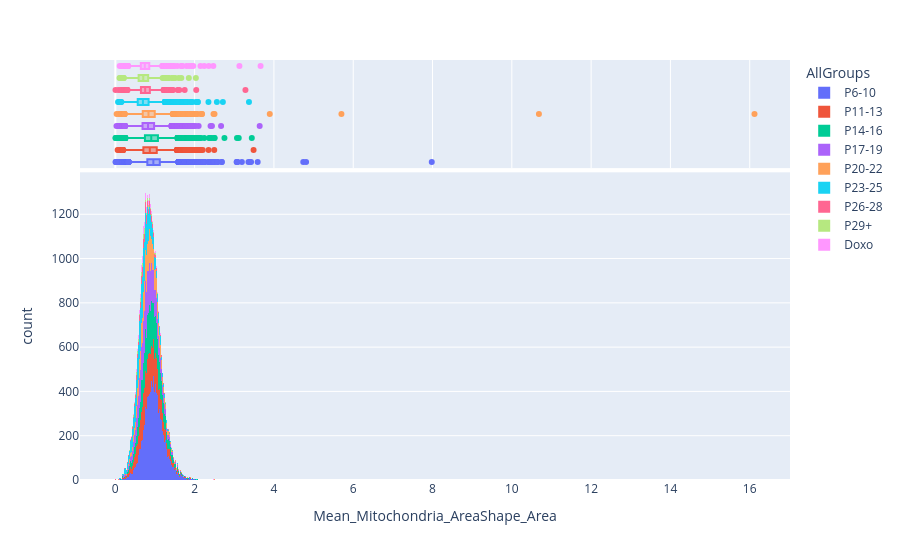

Notebook code for this chart:
### Markdown cell above
## Most interesting features so far
- Intensity_MassDisplacment_MitoTracker - increase
- Median Mitochondria Location CenterMass Intensity X
  - decrease,splits into bimodal
  - similar for y
  - AreaShape_Center_X and Center_Y also have similar pattern
  - And Location_Center
- Median mitochondria loaction max intensity
  - Same as CenterMass
- Mean Mitochondria Solidity - increase to p29
- Children Mitochondria Count - gradual increase
  - But scales with size - Density is not sig (slight increase)
  - Total mito area increases; complements this
- Mean Mito Centroid distance - increased (more peripheral)
  - But median is much more vairable between batches
- Mean Mito Trunks - decreased
- Median mito area per cell area - increased
### Lysosomes
- Total area also goes up
- rep3 looks like an outlier here
- Also has the location_ maxintensity change and go bimodal
- bimodal-looking intensity
### Nuclei
- Nuc area increases; scales with cell size increases
- solidity, extent down
- Nuc area ratio - slight increase

### Code cell
def single_feature_super_splitviolinplot(
    data_df,
    x_value="AllGroups",
    y_value="Cell_AreaShape_Area",
    replicate_col_name="Replicate_Number",
    out_dir=Path(""),
    xtitle=None,
    ytitle=None,
    order=None,
    legend=True,
    annotate=False,
    test=None,
    show_hist=False,
    remove_outliers=False,
    ylim=None,
    reps_to_exclude=[],
    shapiro=True,
    show=True
):
    """Make a superplot to do multiple comparisons for a feature between different conditions
    Args:
        data_df_1 (_type_): _description_
        group_avg_df_1 (_type_): _description_
        data_df_2 (_type_): _description_
        group_avg_df_2 (_type_): _description_
        x_value (str, optional): _description_. Defaults to "AllGroups".
        y_value (str, optional): _description_. Defaults to "Cell_AreaShape_Area".
        replicate_col_name (str, optional): _description_. Defaults to "Replicate_Number".
        csv_dir (str, optional): _description_. Defaults to "".
        xtitle (_type_, optional): _description_. Defaults to None.
        ytitle (_type_, optional): _description_. Defaults to None.
    """
    import matplotlib.lines as mlines
    from statannotations.Annotator import Annotator
    from statannotations.stats.StatTest import StatTest
    from pathlib import Path

    if order == None:
        order = get_all_group_order()
    pairs = getpairs(data_df, x_value, order=order)
    print(pairs)

    try:
        bottom_fence = None#np.percentile(data_df[y_value], 0.000001)
        top_fence = None#np.percentile(data_df[y_value], 99.99)
    except ValueError as e:
        print(e)
        top_fence = None
    axlim = (bottom_fence, top_fence)
    if show_hist:
        hist = sns.kdeplot(
            data_df, x=y_value, hue=replicate_col_name, palette="pastel"
        )
        plt.xlim(axlim)
        plt.savefig(f"{Path(out_dir, f"{y_value}_{replicate_col_name}_histogram")}.png")
        plt.show()
        plt.close()

        df_sorted = data_df.sort_values(
            by=[x_value], key=lambda x: x.map(passage_groups_sort_key)
        ).reset_index(drop=True)
        
        import kaleido

        hist2 = px.histogram(
            df_sorted,
            x=y_value,
            color=x_value,
            marginal="box",
            # histnorm='probability density',
            #range_x=(0, top_fence),
        )
        hist2.write_image(
            Path(out_dir, f"{y_value}_histogram.png"), scale=1.5
        )
        hist2.show()

    fig, ax = plt.subplots(figsize=(15, 8))
    # plt.style.use("ggplot")
    sns.set_context("talk", font_scale=1.2)
    sns.set_theme(style="whitegrid")

    feature_df = make_single_feature_df(
        data_df, group=x_value, feature=y_value, replicates=replicate_col_name
    )
    if reps_to_exclude:
        feature_df = feature_df[~feature_df[replicate_col_name].isin(reps_to_exclude)]
        print(f"removing replicates: {reps_to_exclude}")
    
    if remove_outliers is True:
        feature_df = remove_outliers_iqr(feature_df)
        display(feature_df)
    group_avg_df = average_groups_by_plate(
        feature_df, x_value=x_value, y_value=y_value, replicates=replicate_col_name
    )

    ax = super_splitviolinplot_helper(
        feature_df,
        group_avg_df,
        ax,
        x_value,
        y_value,
        title=" ",
        replicate_col_name=replicate_col_name,
        pairs=pairs,
        order=order,
        annotate=annotate,
        test=test,
        shapiro=False
    )

    if legend:
        if shapiro:
            group_avg_df_shapiro = apply_shapiro_wilk_test_to_df(
                group_avg_df,
                feature_meas=y_value,
                replicate_col_name="Replicate_Number",
                alpha=0.05,
            )
            #display(group_avg_df_shapiro)
            ax = annotate_legend_with_shapiro(ax, group_avg_df_shapiro, replicate_col_name)
    else:
        ax.legend_.remove()
    if ytitle is not None:
        ax.set_ylabel(ytitle)
    else:
        ax.set_ylabel(y_value.replace("_"," "))
    if xtitle is not None:
        ax.set_xlabel(xtitle)
    if ylim is None:
        ylim=axlim
    
    ax.set_ylim(ylim)
    plt.tight_layout()
    plt.savefig(os.path.join(out_dir, f"{y_value}_{test}.png"))
    if show:
        plt.show()


order = get_all_group_order()
feature_meas = "Mean_Mitochondria_AreaShape_Area"
ylabel = None#"Mitochondria per cell"
xlabel = "Age Groups"
group = "AllGroups"

pairs = getpairs(combined_cell_df_mitolyso, group, order)
this_df = norm_cell_df_mitolyso.copy()
pallete = "pastel"
remove_outliers = True
reps_to_exclude=[4]
plot_dir = "plots/"

single_feature_super_splitviolinplot(
    this_df,
    x_value=group,
    y_value=feature_meas,
    replicate_col_name="Replicate_Number",
    xtitle=xlabel,
    ytitle=ylabel,
    out_dir=plot_dir,
    annotate=True,
    order=order,
    test="kruskal",
    reps_to_exclude=reps_to_exclude,
    show_hist=True,
    remove_outliers=False
)

### Figure 1 — Plotly figure (JSON) as saved in the notebook; plotly's stock layout.template omitted (floating-point values rounded to 4 significant figures; data arrays with more than 128 entries replaced by an {"elided": "..."} marker saying what was removed)
{"data": [{"bingroup": "x", "hovertemplate": "AllGroups=P6-10<br>Mean_Mitochondria_AreaShape_Area=%{x}<br>count=%{y}<extra></extra>", "legendgroup": "P6-10", "marker": {"color": "#636efa", "pattern": {"shape": ""}}, "name": "P6-10", "orientation": "v", "showlegend": true, "type": "histogram", "x": {"elided": "24700 float values"}, "xaxis": "x", "yaxis": "y"}, {"hovertemplate": "AllGroups=P6-10<br>Mean_Mitochondria_AreaShape_Area=%{x}<extra></extra>", "legendgroup": "P6-10", "marker": {"color": "#636efa"}, "name": "P6-10", "notched": true, "showlegend": false, "type": "box", "x": {"elided": "24700 float values"}, "xaxis": "x2", "yaxis": "y2"}, {"bingroup": "x", "hovertemplate": "AllGroups=P11-13<br>Mean_Mitochondria_AreaShape_Area=%{x}<br>count=%{y}<extra></extra>", "legendgroup": "P11-13", "marker": {"color": "#EF553B", "pattern": {"shape": ""}}, "name": "P11-13", "orientation": "v", "showlegend": true, "type": "histogram", "x": {"elided": "11277 float values"}, "xaxis": "x", "yaxis": "y"}, {"hovertemplate": "AllGroups=P11-13<br>Mean_Mitochondria_AreaShape_Area=%{x}<extra></extra>", "legendgroup": "P11-13", "marker": {"color": "#EF553B"}, "name": "P11-13", "notched": true, "showlegend": false, "type": "box", "x": {"elided": "11277 float values"}, "xaxis": "x2", "yaxis": "y2"}, {"bingroup": "x", "hovertemplate": "AllGroups=P14-16<br>Mean_Mitochondria_AreaShape_Area=%{x}<br>count=%{y}<extra></extra>", "legendgroup": "P14-16", "marker": {"color": "#00cc96", "pattern": {"shape": ""}}, "name": "P14-16", "orientation": "v", "showlegend": true, "type": "histogram", "x": {"elided": "11944 float values"}, "xaxis": "x", "yaxis": "y"}, {"hovertemplate": "AllGroups=P14-16<br>Mean_Mitochondria_AreaShape_Area=%{x}<extra></extra>", "legendgroup": "P14-16", "marker": {"color": "#00cc96"}, "name": "P14-16", "notched": true, "showlegend": false, "type": "box", "x": {"elided": "11944 float values"}, "xaxis": "x2", "yaxis": "y2"}, {"bingroup": "x", "hovertemplate": "AllGroups=P17-19<br>Mean_Mitochondria_AreaShape_Area=%{x}<br>count=%{y}<extra></extra>", "legendgroup": "P17-19", "marker": {"color": "#ab63fa", "pattern": {"shape": ""}}, "name": "P17-19", "orientation": "v", "showlegend": true, "type": "histogram", "x": {"elided": "10696 float values"}, "xaxis": "x", "yaxis": "y"}, {"hovertemplate": "AllGroups=P17-19<br>Mean_Mitochondria_AreaShape_Area=%{x}<extra></extra>", "legendgroup": "P17-19", "marker": {"color": "#ab63fa"}, "name": "P17-19", "notched": true, "showlegend": false, "type": "box", "x": {"elided": "10696 float values"}, "xaxis": "x2", "yaxis": "y2"}, {"bingroup": "x", "hovertemplate": "AllGroups=P20-22<br>Mean_Mitochondria_AreaShape_Area=%{x}<br>count=%{y}<extra></extra>", "legendgroup": "P20-22", "marker": {"color": "#FFA15A", "pattern": {"shape": ""}}, "name": "P20-22", "orientation": "v", "showlegend": true, "type": "histogram", "x": {"elided": "7585 float values"}, "xaxis": "x", "yaxis": "y"}, {"hovertemplate": "AllGroups=P20-22<br>Mean_Mitochondria_AreaShape_Area=%{x}<extra></extra>", "legendgroup": "P20-22", "marker": {"color": "#FFA15A"}, "name": "P20-22", "notched": true, "showlegend": false, "type": "box", "x": {"elided": "7585 float values"}, "xaxis": "x2", "yaxis": "y2"}, {"bingroup": "x", "hovertemplate": "AllGroups=P23-25<br>Mean_Mitochondria_AreaShape_Area=%{x}<br>count=%{y}<extra></extra>", "legendgroup": "P23-25", "marker": {"color": "#19d3f3", "pattern": {"shape": ""}}, "name": "P23-25", "orientation": "v", "showlegend": true, "type": "histogram", "x": {"elided": "8969 float values"}, "xaxis": "x", "yaxis": "y"}, {"hovertemplate": "AllGroups=P23-25<br>Mean_Mitochondria_AreaShape_Area=%{x}<extra></extra>", "legendgroup": "P23-25", "marker": {"color": "#19d3f3"}, "name": "P23-25", "notched": true, "showlegend": false, "type": "box", "x": {"elided": "8969 float values"}, "xaxis": "x2", "yaxis": "y2"}, {"bingroup": "x", "hovertemplate": "AllGroups=P26-28<br>Mean_Mitochondria_AreaShape_Area=%{x}<br>count=%{y}<extra></extra>", "legendgroup": "P26-28", "marker": {"color": "#FF6692", "pattern": {"shape": ""}}, "name": "P26-28", "orientation": "v", "showlegend": true, "type": "histogram", "x": {"elided": "1781 float values"}, "xaxis": "x", "yaxis": "y"}, {"hovertemplate": "AllGroups=P26-28<br>Mean_Mitochondria_AreaShape_Area=%{x}<extra></extra>", "legendgroup": "P26-28", "marker": {"color": "#FF6692"}, "name": "P26-28", "notched": true, "showlegend": false, "type": "box", "x": {"elided": "1781 float values"}, "xaxis": "x2", "yaxis": "y2"}, {"bingroup": "x", "hovertemplate": "AllGroups=P29+<br>Mean_Mitochondria_AreaShape_Area=%{x}<br>count=%{y}<extra></extra>", "legendgroup": "P29+", "marker": {"color": "#B6E880", "pattern": {"shape": ""}}, "name": "P29+", "orientation": "v", "showlegend": true, "type": "histogram", "x": {"elided": "746 float values"}, "xaxis": "x", "yaxis": "y"}, {"hovertemplate": "AllGroups=P29+<br>Mean_Mitochondria_AreaShape_Area=%{x}<extra></extra>", "legendgroup": "P29+", "marker": {"color": "#B6E880"}, "name": "P29+", "notched": true, "showlegend": false, "type": "box", "x": {"elided": "746 float values"}, "xaxis": "x2", "yaxis": "y2"}, {"bingroup": "x", "hovertemplate": "AllGroups=Doxo<br>Mean_Mitochondria_AreaShape_Area=%{x}<br>count=%{y}<extra></extra>", "legendgroup": "Doxo", "marker": {"color": "#FF97FF", "pattern": {"shape": ""}}, "name": "Doxo", "orientation": "v", "showlegend": true, "type": "histogram", "x": {"elided": "1118 float values"}, "xaxis": "x", "yaxis": "y"}, {"hovertemplate": "AllGroups=Doxo<br>Mean_Mitochondria_AreaShape_Area=%{x}<extra></extra>", "legendgroup": "Doxo", "marker": {"color": "#FF97FF"}, "name": "Doxo", "notched": true, "showlegend": false, "type": "box", "x": {"elided": "1118 float values"}, "xaxis": "x2", "yaxis": "y2"}], "layout": {"barmode": "relative", "legend": {"title": {"text": "AllGroups"}, "tracegroupgap": 0}, "margin": {"t": 60}, "xaxis": {"anchor": "y", "domain": [0, 1], "title": {"text": "Mean_Mitochondria_AreaShape_Area"}}, "xaxis2": {"anchor": "y2", "domain": [0, 1], "matches": "x", "showgrid": true, "showticklabels": false}, "yaxis": {"anchor": "x", "domain": [0, 0.7326], "title": {"text": "count"}}, "yaxis2": {"anchor": "x2", "domain": [0.7426, 1], "matches": "y2", "showgrid": false, "showline": false, "showticklabels": false, "ticks": ""}}}
